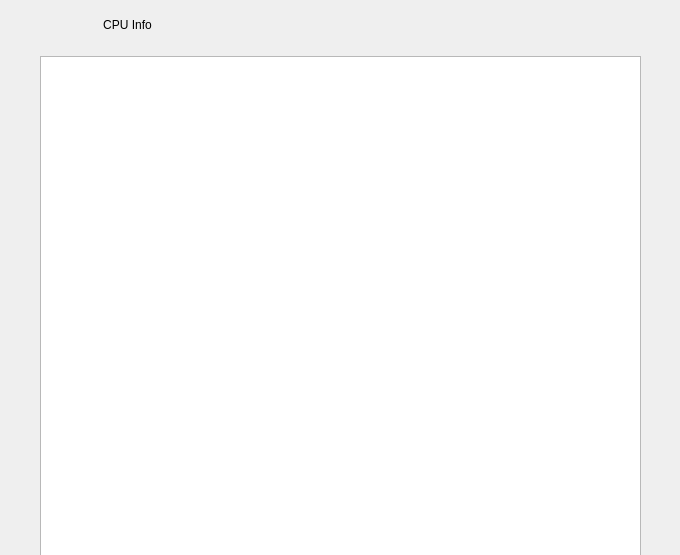
<?xml version="1.0" encoding="UTF-8"?>
<ui version="4.0">
 <class>CPUInfo</class>
 <widget class="QWidget" name="CPUInfo">
  <property name="geometry">
   <rect>
    <x>0</x>
    <y>0</y>
    <width>680</width>
    <height>555</height>
   </rect>
  </property>
  <property name="windowTitle">
   <string>Form</string>
  </property>
  <widget class="QWidget" name="verticalLayoutWidget">
   <property name="geometry">
    <rect>
     <x>0</x>
     <y>0</y>
     <width>681</width>
     <height>561</height>
    </rect>
   </property>
   <layout class="QVBoxLayout" name="verticalLayout">
    <item>
     <layout class="QHBoxLayout" name="horizontalLayout_3">
      <item>
       <spacer name="verticalSpacer">
        <property name="orientation">
         <enum>Qt::Vertical</enum>
        </property>
        <property name="sizeType">
         <enum>QSizePolicy::Fixed</enum>
        </property>
        <property name="sizeHint" stdset="0">
         <size>
          <width>20</width>
          <height>50</height>
         </size>
        </property>
       </spacer>
      </item>
      <item>
       <widget class="QLabel" name="label">
        <property name="text">
         <string>                         CPU Info</string>
        </property>
       </widget>
      </item>
      <item>
       <spacer name="verticalSpacer_2">
        <property name="orientation">
         <enum>Qt::Vertical</enum>
        </property>
        <property name="sizeType">
         <enum>QSizePolicy::Fixed</enum>
        </property>
        <property name="sizeHint" stdset="0">
         <size>
          <width>20</width>
          <height>40</height>
         </size>
        </property>
       </spacer>
      </item>
     </layout>
    </item>
    <item>
     <layout class="QHBoxLayout" name="horizontalLayout">
      <item>
       <spacer name="horizontalSpacer_2">
        <property name="orientation">
         <enum>Qt::Horizontal</enum>
        </property>
        <property name="sizeType">
         <enum>QSizePolicy::Fixed</enum>
        </property>
        <property name="sizeHint" stdset="0">
         <size>
          <width>40</width>
          <height>20</height>
         </size>
        </property>
       </spacer>
      </item>
      <item>
       <widget class="QTextEdit" name="textEdit">
        <property name="readOnly">
         <bool>true</bool>
        </property>
       </widget>
      </item>
      <item>
       <spacer name="horizontalSpacer">
        <property name="orientation">
         <enum>Qt::Horizontal</enum>
        </property>
        <property name="sizeType">
         <enum>QSizePolicy::Fixed</enum>
        </property>
        <property name="sizeHint" stdset="0">
         <size>
          <width>40</width>
          <height>20</height>
         </size>
        </property>
       </spacer>
      </item>
     </layout>
    </item>
   </layout>
  </widget>
 </widget>
 <resources/>
 <connections/>
</ui>
